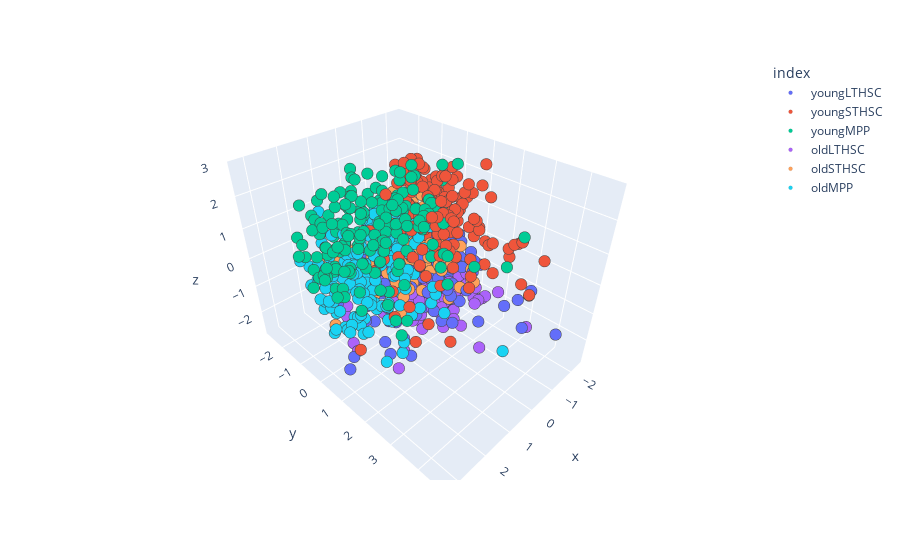

Notebook cell for this chart:
### Code cell
encoded = {'oldLTHSC':0, 'oldMPP':1, 'oldSTHSC':2, 'youngLTHSC':3, 'youngMPP':4, 'youngSTHSC':5}
cells = ['oldLTHSC' ,'oldMPP', 'oldSTHSC', 'youngLTHSC' ,'youngMPP' ,'youngSTHSC']
cell_types = [encoded.get(x, x) for x in dfz.index]
colormap = ['r', 'b', 'g', 'y', 'c', 'm']
cell_colors = [colormap[x] for x in cell_types]
dfpca = pd.DataFrame(zcomps, index = dfz.index)
dfpca
fig = px.scatter_3d(dfpca, zcomps[:,0], zcomps[:,1],zcomps[:,2], dfpca.index)
fig.update_traces(marker=dict(opacity =1, size=4,
                              line=dict(width= .1)))

fig.show()

### Figure 1 — Plotly figure (JSON) as saved in the notebook; plotly's stock layout.template omitted (floating-point values rounded to 4 significant figures; data arrays with more than 128 entries replaced by an {"elided": "..."} marker saying what was removed)
{"data": [{"hovertemplate": "index=youngLTHSC<br>x=%{x}<br>y=%{y}<br>z=%{z}<extra></extra>", "legendgroup": "youngLTHSC", "marker": {"color": "#636efa", "line": {"width": 0.1}, "opacity": 1, "size": 4, "symbol": "circle"}, "mode": "markers", "name": "youngLTHSC", "scene": "scene", "showlegend": true, "type": "scatter3d", "x": {"elided": "167 float values"}, "y": {"elided": "167 float values"}, "z": {"elided": "167 float values"}}, {"hovertemplate": "index=youngSTHSC<br>x=%{x}<br>y=%{y}<br>z=%{z}<extra></extra>", "legendgroup": "youngSTHSC", "marker": {"color": "#EF553B", "line": {"width": 0.1}, "opacity": 1, "size": 4, "symbol": "circle"}, "mode": "markers", "name": "youngSTHSC", "scene": "scene", "showlegend": true, "type": "scatter3d", "x": {"elided": "163 float values"}, "y": {"elided": "163 float values"}, "z": {"elided": "163 float values"}}, {"hovertemplate": "index=youngMPP<br>x=%{x}<br>y=%{y}<br>z=%{z}<extra></extra>", "legendgroup": "youngMPP", "marker": {"color": "#00cc96", "line": {"width": 0.1}, "opacity": 1, "size": 4, "symbol": "circle"}, "mode": "markers", "name": "youngMPP", "scene": "scene", "showlegend": true, "type": "scatter3d", "x": {"elided": "168 float values"}, "y": {"elided": "168 float values"}, "z": {"elided": "168 float values"}}, {"hovertemplate": "index=oldLTHSC<br>x=%{x}<br>y=%{y}<br>z=%{z}<extra></extra>", "legendgroup": "oldLTHSC", "marker": {"color": "#ab63fa", "line": {"width": 0.1}, "opacity": 1, "size": 4, "symbol": "circle"}, "mode": "markers", "name": "oldLTHSC", "scene": "scene", "showlegend": true, "type": "scatter3d", "x": {"elided": "183 float values"}, "y": {"elided": "183 float values"}, "z": {"elided": "183 float values"}}, {"hovertemplate": "index=oldSTHSC<br>x=%{x}<br>y=%{y}<br>z=%{z}<extra></extra>", "legendgroup": "oldSTHSC", "marker": {"color": "#FFA15A", "line": {"width": 0.1}, "opacity": 1, "size": 4, "symbol": "circle"}, "mode": "markers", "name": "oldSTHSC", "scene": "scene", "showlegend": true, "type": "scatter3d", "x": {"elided": "189 float values"}, "y": {"elided": "189 float values"}, "z": {"elided": "189 float values"}}, {"hovertemplate": "index=oldMPP<br>x=%{x}<br>y=%{y}<br>z=%{z}<extra></extra>", "legendgroup": "oldMPP", "marker": {"color": "#19d3f3", "line": {"width": 0.1}, "opacity": 1, "size": 4, "symbol": "circle"}, "mode": "markers", "name": "oldMPP", "scene": "scene", "showlegend": true, "type": "scatter3d", "x": {"elided": "188 float values"}, "y": {"elided": "188 float values"}, "z": {"elided": "188 float values"}}], "layout": {"legend": {"title": {"text": "index"}, "tracegroupgap": 0}, "margin": {"t": 60}, "scene": {"domain": {"x": [0, 1], "y": [0, 1]}, "xaxis": {"title": {"text": "x"}}, "yaxis": {"title": {"text": "y"}}, "zaxis": {"title": {"text": "z"}}}}}
